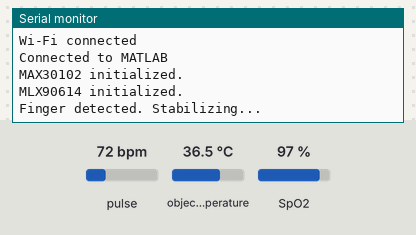
The sketch below on a simulated ESP32. Shown: the last lines printed to the serial monitor. The test bench sets the inputs (shaded band); at power-on: object temperature 36.5 °C, SpO2 97 %, pulse 72 bpm. WiFi joins after 1.5 s; servers stay silent unless stated.

Above: at 3.1 s.
3.2 s: object temperature set to 20 °C
At 8.8 s:
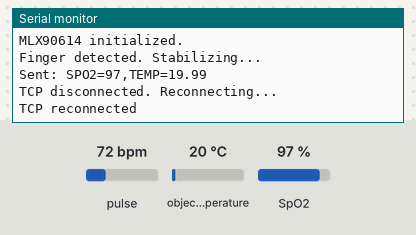
9.1 s: SpO2 set to 80 %
10.6 s: object temperature set to 26 °C
At 12.23 s:
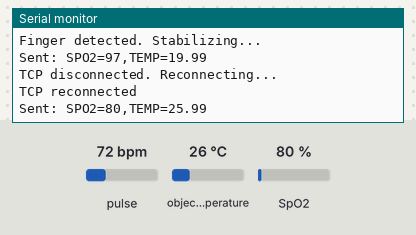

The sketch:

MATLABWiFi_V2.ino
```cpp
#include <Wire.h>
#include <WiFi.h>
#include <WiFiClient.h>
#include <Adafruit_MLX90614.h>
#include "MAX30105.h"
#include "spo2_algorithm.h"

// Wi-Fi & Server Info
const char* ssid = "";
const char* password = "";
const char* host = "";
const uint16_t port = 5050;

WiFiClient client;
MAX30105 particleSensor;
Adafruit_MLX90614 mlx;

uint32_t irBuffer[100], redBuffer[100];
int32_t spo2, heartRate;
int8_t validSPO2, validHeartRate;

// Ensure Wi-Fi is connected
void ensureWiFiConnected() {
  if (WiFi.status() != WL_CONNECTED) {
    Serial.println("Wi-Fi disconnected. Reconnecting...");
    WiFi.disconnect();
    WiFi.begin(ssid, password);
    unsigned long start = millis();
    while (WiFi.status() != WL_CONNECTED && millis() - start < 10000) {
      delay(250);
      Serial.print(".");
    }
    Serial.println(WiFi.status() == WL_CONNECTED ? "\nWi-Fi reconnected" : "\nWi-Fi reconnect failed");
  }
}

// Ensure TCP client is connected
void ensureTCPConnected() {
  if (!client.connected()) {
    Serial.println("TCP disconnected. Reconnecting...");
    client.stop();
    client.connect(host, port);
    Serial.println(client.connected() ? "TCP reconnected" : "TCP reconnect failed");
  }
}

void setup() {
  Serial.begin(115200);
  delay(250);

  Wire.begin();
  Wire.setClock(100000);  // 100kHz for MLX90614

  WiFi.begin(ssid, password);
  Serial.print("Connecting to Wi-Fi");
  while (WiFi.status() != WL_CONNECTED) {
    delay(250);
    Serial.print(".");
  }
  Serial.println("\nWi-Fi connected");

  if (!client.connect(host, port)) {
    Serial.println("Failed to connect to MATLAB server");
  } else {
    Serial.println("Connected to MATLAB");
  }

  if (!particleSensor.begin(Wire, I2C_SPEED_STANDARD)) {
    Serial.println("MAX30102 not found.");
    while (1);
  }
  particleSensor.setup(60, 4, 2, 100, 411, 4096);
  Serial.println("MAX30102 initialized.");

  if (!mlx.begin()) {
    Serial.println("MLX90614 not found.");
    while (1);
  }
  Serial.println("MLX90614 initialized.");
}

void loop() {
  ensureWiFiConnected();
  ensureTCPConnected();

  if (WiFi.status() != WL_CONNECTED || !client.connected()) {
    delay(500);
    return;
  }

  // Wait for finger
  while (true) {
    ensureWiFiConnected();
    ensureTCPConnected();
    if (WiFi.status() != WL_CONNECTED || !client.connected()) return;

    long irSum = 0;
    for (int i = 0; i < 10; i++) {
      while (!particleSensor.available()) particleSensor.check();
      irSum += particleSensor.getIR();
      particleSensor.nextSample();
    }

    if (irSum / 10 >= 10000) {
      Serial.println("Finger detected. Stabilizing...");
      delay(750);
      break;
    } else {
      Serial.println("No finger detected.");
      delay(500);
    }
  }

  // Continuous monitoring
  while (true) {
    ensureWiFiConnected();
    ensureTCPConnected();
    if (WiFi.status() != WL_CONNECTED || !client.connected()) return;

    long irSum = 0;
    for (int i = 0; i < 10; i++) {
      while (!particleSensor.available()) particleSensor.check();
      irSum += particleSensor.getIR();
      particleSensor.nextSample();
    }
    if (irSum / 10 < 10000) {
      Serial.println("Finger removed.");
      delay(250);
      return;
    }

    for (int i = 0; i < 100; i++) {
      while (!particleSensor.available()) particleSensor.check();
      redBuffer[i] = particleSensor.getRed();
      irBuffer[i] = particleSensor.getIR();
      particleSensor.nextSample();
    }

    maxim_heart_rate_and_oxygen_saturation(irBuffer, 100, redBuffer,
                                           &spo2, &validSPO2,
                                           &heartRate, &validHeartRate);
    float temp = mlx.readObjectTempC();

    String data = "SPO2=";
    data += (validSPO2 ? String(spo2) : "Invalid");
    data += ",TEMP=";
    data += String(temp, 2);
    data += "\n";

    Serial.print("Sent: "); Serial.print(data);

    if (client.connected()) {
      client.print(data);
    }

    delay(250);
  }
}
```

Measured:
- after the input at 3.2 s, the serial monitor: prints a new line after 4.2 s (image 1)
- after the input at 10.6 s, the serial monitor: prints a new line after 1.4 s (image 2)
